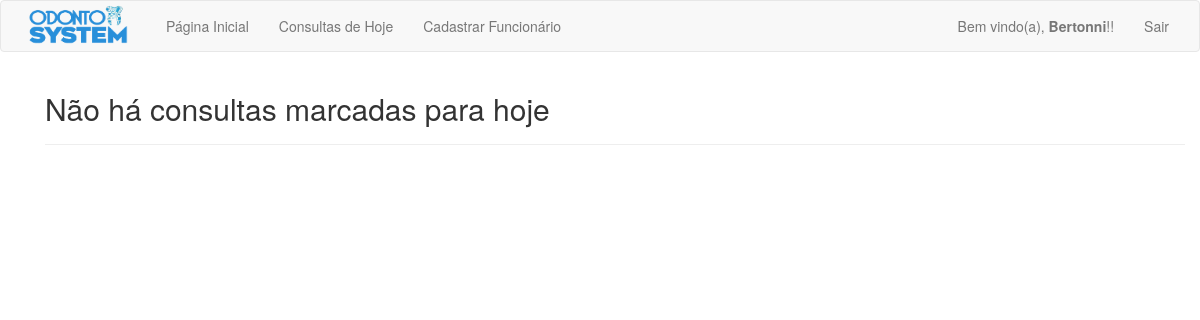
Page /php/consultas_do_dia.php (signed in) on the earlier database version.
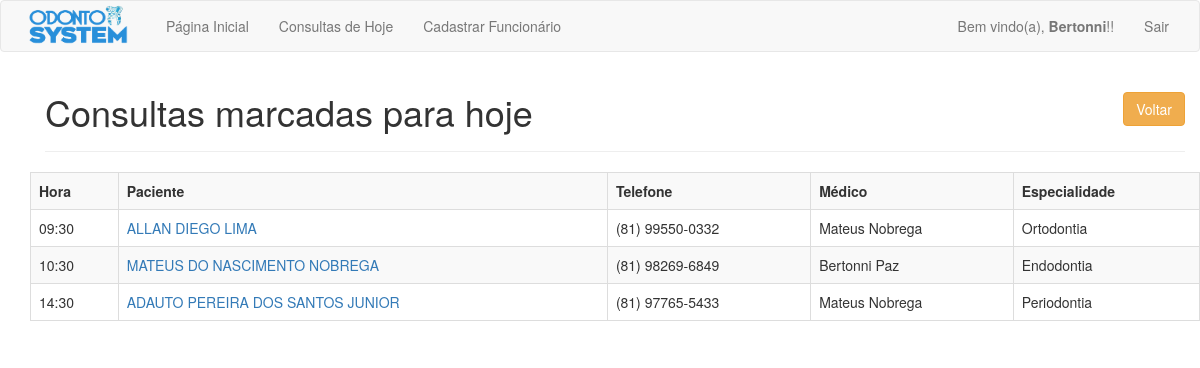
Same page on the later database version.
### tables this page shows
CREATE TABLE `agendamentos` (
  `agd_id` int(11) NOT NULL,
  `agd_fun_id` int(11) NOT NULL,
  `agd_pac_id` int(11) NOT NULL,
  `agd_data` date NOT NULL,
  `agd_hora` varchar(6) NOT NULL,
  `agd_status` varchar(10) NOT NULL,
  `agd_medico` varchar(50) NOT NULL,
  `agd_especialidade` varchar(50) NOT NULL
);

CREATE TABLE `pacientes` (
  `pac_id` int(11) NOT NULL,
  `pac_nome` varchar(100) NOT NULL,
  `pac_endereco` varchar(200) NOT NULL,
  `pac_rg` varchar(15) DEFAULT NULL,
  `pac_cpf` varchar(15) DEFAULT NULL,
  `pac_email` varchar(50) NOT NULL,
  `pac_data_nasc` date NOT NULL,
  `pac_telefone_1` varchar(15) NOT NULL,
  `pac_telefone_2` varchar(15) DEFAULT NULL
);

### php/consultas_do_dia.php (the view, shortened to what this page needs)
<?php
require_once 'cabecalho.php';
if(isLogged()) {
    ?>
    <div class="container marketing">
        <div class="container theme-showcase" role="main">
            <?php
            $today = date("Y-m-d");
            $sql = "SELECT * FROM `agendamentos` WHERE `agd_data` = '$today' ORDER BY `agd_hora`";
            $result = mysqli_query($connection, $sql);
            $rows = mysqli_num_rows($result);
            if($rows != 0) {
                ?>
                <div id="cadastro_pac" class="page-header">
                    <button class="btn btn-warning voltar" onClick="history.go(-1)">Voltar</button>
                    <h1>Consultas marcadas para hoje</h1>
                </div>
                <div class="row">
                    <table class='table table-striped table-bordered'>
                        <tr>
                            <th>Hora</th>
                            <th>Paciente</th>
                            <th>Telefone</th>
                            <th>Médico</th>
                            <th>Especialidade</th>
                        </tr>
                        <?php
            while($consultas = mysqli_fetch_array($result)) {
                $id_pac = $consultas['agd_pac_id'];
                $medico = $consultas['agd_medico'];
                $especialidade = $consultas['agd_especialidade'];
                $sql = "SELECT `pac_nome`, `pac_telefone_1` FROM `pacientes` WHERE `pac_id` = '$id_pac'";
                $resultado = mysqli_query($connection, $sql);
                $arr = mysqli_fetch_array($resultado);
                $paciente = $arr['pac_nome'];
                $telefone = $arr['pac_telefone_1'];
                ?>
                <tr>
                    <td><?= $consultas['agd_hora'] ?></td>
                    <td><a href='paciente.php?id=<?= $id_pac ?>'><?= $paciente ?></a></td>
                    <td><?= $telefone ?></td>
                    <td><?= $medico ?></td>
                    <td><?= $especialidade ?></td>
                </tr>
                <?php
            }
            echo "</table>";
        } else {
            echo    "
            <div id='cadastro' class='page-header'>
                <h2>Não há consultas marcadas para hoje</h2>
            </div>
            ";
        }
    }
    require_once 'rodape.php';
    ?>

### php/cabecalho.php (shortened to what this page needs)
<?php
function isLogged() {
  return isset($_SESSION['usuario']);
}
function isAdmin() {
  return isset($_SESSION['admin']);
}
?>
<!DOCTYPE html>
<html lang="pt-br">
<head>
    <link href="../css/bootstrap.min.css" rel="stylesheet">
    <link href="../css/signin.css" rel="stylesheet">
    <link href="../css/meuEstilo.css" rel="stylesheet">
    <link href="../css/introjs.css" rel="stylesheet">
    <link href="../css/font-awesome.min.css" rel="stylesheet">
    <link href="../css/ie10-viewport-bug-workaround.css" rel="stylesheet">
</head>
<body>
	<nav class="navbar navbar-default">
  <div class="container-fluid">
    <div class="navbar-header">
      <a class="navbar-brand logo" href="home.php"><img src="../imagens/logo.png" width="120" height="50"></a>
    </div>
    <div class="collapse navbar-collapse" id="bs-example-navbar-collapse-1">
      <ul class="nav navbar-nav">
        <li class="list_item"><a href="home.php">Página Inicial</a></li>
        <li class="list_item"><a href="consultas_do_dia.php">Consultas de Hoje</a></li>
        <?php
        if(isLogged() && isAdmin()) {
        ?>
        <li class="list_item"><a href="cadastro_funcionarios.php">Cadastrar Funcionário</a></li>
        <?php } ?>
      </ul>
      <?php
      if(!isLogged()) {
      ?>
      <ul class="nav navbar-nav navbar-right">
        <li class="list_item"><a href="login.php">Entrar</a></li>
      </ul>
      <?php
      } else {
      ?>
      <ul class="nav navbar-nav navbar-right">
        <li><a href="#">
          <?php
          echo "Bem vindo(a), <b>" . $_SESSION['usuario'] . "</b>!!";
          ?>
          </a>
          </li>
          <li class="list_item"><a href="logout.php">Sair</a></li>
      </ul>
      <?php
      }
      ?>
    </div>
  </div>
</nav>

### php/rodape.php (shortened to what this page needs)
    </div>
</body>
</html>

### css/meuEstilo.css (style rules this page uses)
.voltar { margin-bottom: 10px; float: right; margin-left: 5px; }
.page-header { margin-top: 10px; }
.logo { padding-top: 0; }

Differences in the rows shown:
now on this page (row edited): agendamentos: agd_hora "09:30", agd_pac.pac_nome "ALLAN DIEGO LIMA", agd_pac.pac_telefone_1 "(81) 99550-0332", agd_medico "Mateus Nobrega", agd_especialidade "Ortodontia"
added agendamentos: agd_hora "10:30", agd_pac.pac_nome "MATEUS DO NASCIMENTO NOBREGA", agd_pac.pac_telefone_1 "(81) 98269-6849", agd_medico "Bertonni Paz", agd_especialidade "Endodontia"
now on this page (row edited): agendamentos: agd_hora "14:30", agd_pac.pac_nome "ADAUTO PEREIRA DOS SANTOS JUNIOR", agd_pac.pac_telefone_1 "(81) 97765-5433", agd_medico "Mateus Nobrega", agd_especialidade "Periodontia"
Other differences:
text no longer shown: "Não há consultas marcadas para hoje"
text now shown: "Voltar Consultas marcadas para hoje Hora Paciente Telefone Médico Especialidade"
